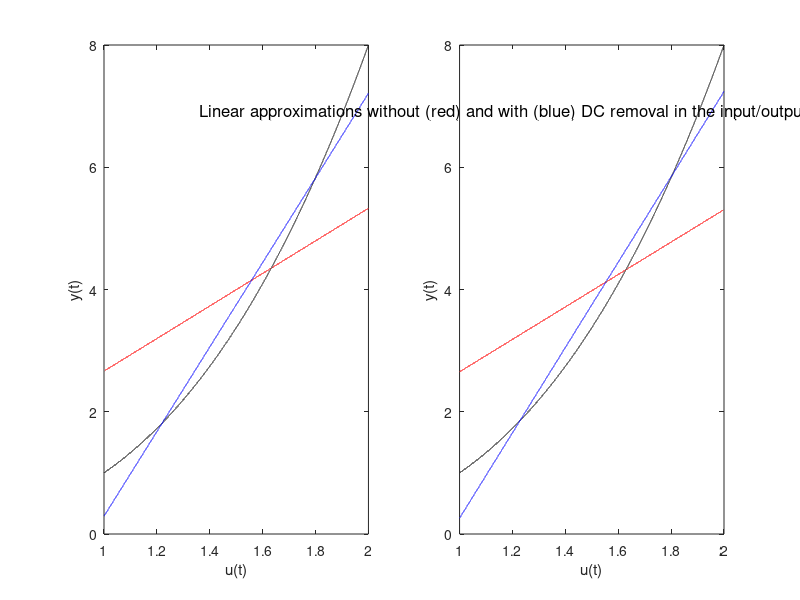

Recreate this plot in MATLAB. (Note: this script raises an error after producing the figure.)
% Chapter 5 Exercise 82
% Influence DC values signals on the linear approximation
%
% Copyright: 
% Johan Schoukens, Rik Pintelon, and Yves Rolain 
% Vrije Universiteit Brussels, Pleinlaan 2, 1050 Brussels, Belgium
%
% 7 December 2010

%%%%%%%%%%%%%%%%%%%%%%%%%%%%%%%%%%%%%%%%%%%%%%%%%%%%%%%%
%%%%%%%%%%%%%%%%%%%%%%%%%%%%%%%%%%%%%%%%%%%%%%%%%%%%%%%%
% Influence of the DC values of the input/output      %%
% signals on the linear approximation of a static     %%
% nonlinear system.                                   %%
%                                                     %%
% Illustrated on y(t) = u^3(t) where                  %%
%   1. u(t) is uniform                                %%
%   2. u(t) is gaussian                               %%
%                                                     %%
% Rik Pintelon and Johan Schoukens                    %% 
% March 28, 2007                                      %%
%                                                     %% 
%%%%%%%%%%%%%%%%%%%%%%%%%%%%%%%%%%%%%%%%%%%%%%%%%%%%%%%%
%%%%%%%%%%%%%%%%%%%%%%%%%%%%%%%%%%%%%%%%%%%%%%%%%%%%%%%%

close all;

%%%%%%%%%%%%%%%%%%%%%%%%
% Input/output signals %
%%%%%%%%%%%%%%%%%%%%%%%%

% Gaussian input signal
N = 40000;                                                          % number of data points
mu = 1.5;                                                           % mean value
sigma = 1/sqrt(12);                                                 % standard deviation
uu = rand(N, 1) + 1;                                                % white uniform noise
ug = randn(N, 1)*sigma + mu;                                        % white Gaussian noise
uDC_u = mean(uu);
uDC_g = mean(ug);

% output signals
yu = uu.^3;                                                         % output signal used for the LA's
yg = ug.^3;                                                         % output signal used for the LA's
yDC_u = mean(yu);
yDC_g = mean(yg);

% input/output signals for plotting the true nonlinear function
u = linspace(1, 2, N).';
y = u.^3;                                   


%%%%%%%%%%%%%%%%%%%%%%%%%%%%%%%%%%%%%%%%%%%%%%%%%%%%%%%%%
% BLA without DC values removed in input/output signals %
%%%%%%%%%%%%%%%%%%%%%%%%%%%%%%%%%%%%%%%%%%%%%%%%%%%%%%%%%

Coeff_DC_u = sum(yu.*uu)./sum(uu.^2);                               % coefficients best linear approximation (BLA)
BLA_DC_u = Coeff_DC_u*u;                                            % value of the BLA
Coeff_DC_g = sum(yg.*ug)./sum(ug.^2);                               % coefficients best linear approximation (BLA)
BLA_DC_g = Coeff_DC_g*u;                                            % value of the BLA


%%%%%%%%%%%%%%%%%%%%%%%%%%%%%%%%%%%%%%%%%%%%%%%%%%%%%%%%%
% BLA without DC values removed in input/output signals %
%%%%%%%%%%%%%%%%%%%%%%%%%%%%%%%%%%%%%%%%%%%%%%%%%%%%%%%%%

Coeff_noDC_u = sum((yu-yDC_u).*(uu-uDC_u))./sum((uu-uDC_u).^2);     % coefficients best linear approximation (BLA)
BLA_noDC_u = Coeff_noDC_u*(u-uDC_u) + yDC_u;                        % value of the BLA
Coeff_noDC_g = sum((yg-yDC_g).*(ug-uDC_g))./sum((ug-uDC_g).^2);     % coefficients best linear approximation (BLA)
BLA_noDC_g = Coeff_noDC_g*(u-uDC_g) + yDC_g;                        % value of the BLA


%%%%%%%%%%%%%%%%%%%%
% Plot the results %
%%%%%%%%%%%%%%%%%%%%

figure(1)
set(gcf, 'Position',[50 350 1200 400])
subplot(121)
plot(u, y, 'k', u, BLA_DC_u, 'r', u, BLA_noDC_u, 'b')
% axis([-4, 4, -2, 2])
xlabel('u(t)');
ylabel('y(t)');

subplot(122)
plot(u, y, 'k', u, BLA_DC_g, 'r', u, BLA_noDC_g, 'b')
% axis([-4, 4, -2, 2])
xlabel('u(t)');
ylabel('y(t)');

annotation('textbox',[0.25 0.8 0.05 0.2],'Color','k','String','Linear approximations without (red) and with (blue) DC removal in the input/output signals',...
           'FontName','Helvetica LT Std','FontSize', 12 , 'LineStyle', 'none','FitHeightToText','on',...
           'HorizontalAlignment', 'center' );

       
%%%%%%%%%%%%%%%%%%%%%%%%%%%%%%%%%%%%%%%%%%%%
% Comparison estimates - asymptotic values %
%%%%%%%%%%%%%%%%%%%%%%%%%%%%%%%%%%%%%%%%%%%%

Coeff0_noDC_g = 3*sigma^2 + 3*mu^2;
Coeff0_noDC_u = 9/5*sigma^2 + 3*mu^2;
Coeff0_DC_g = (3*sigma^4 + mu^4 + 6*mu^2*sigma^2)/(sigma^2 + mu^2);
Coeff0_DC_u = (9/5*sigma^4 + mu^4 + 6*mu^2*sigma^2)/(sigma^2 + mu^2);

fprintf('\nLinear approximation for uniform input (estimate, true value): %e %e \n', Coeff_DC_u, Coeff0_DC_u);
fprintf('Linear approximation for Gaussian input (estimate, true value): %e %e \n', Coeff_DC_g, Coeff0_DC_g);
fprintf('Best linear approximation for uniform input (estimate, true value): %e %e \n', Coeff_noDC_u, Coeff0_noDC_u);
fprintf('Best linear approximation for Gaussian input (estimate, true value): %e %e \n', Coeff_noDC_g, Coeff0_noDC_g);
